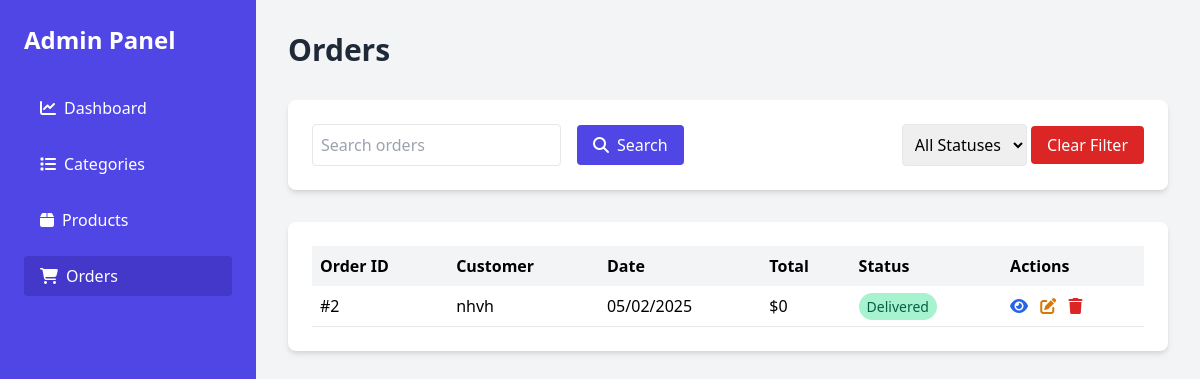
The app's page /orders/list/, older data.
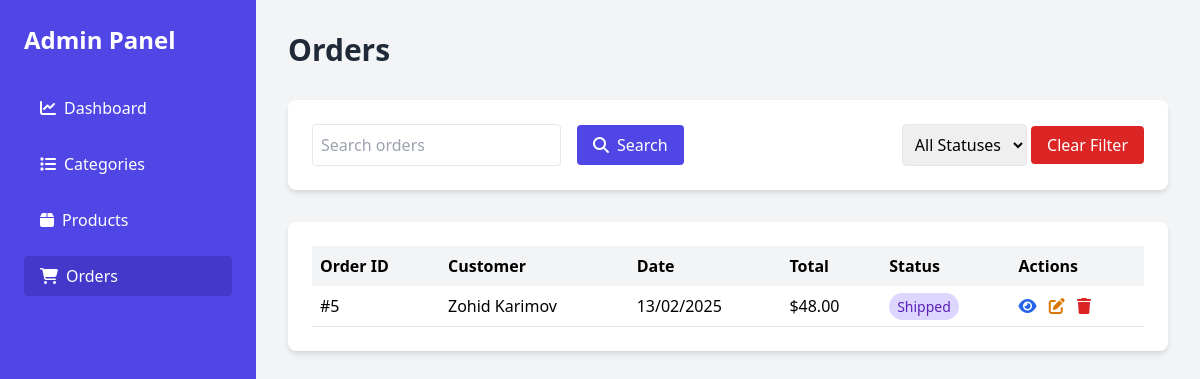
The same page, newer data.
### orders/models.py (models this page shows, shortened)
class Order(models.Model):
    STATUS_CHOICES = [
        ('pd', 'Pending'),
        ('pg', 'Processing'),
        ('shd', 'Shipped'),
        ('dd', 'Delivered'),
        ('cd', 'Cancelled'),
    ]
    customer_name = models.CharField(max_length=200)
    status = models.CharField(max_length=3, choices=STATUS_CHOICES, default='pd')
    email = models.EmailField()
    phone_number = models.CharField(max_length=13)
    address = models.TextField()
    created_at = models.DateField(auto_now_add=True)
    products = models.ManyToManyField(Product, through='OrderItem', related_name='orders')
    def get_detail_url(self):
        return reverse('orders:detail', args=[self.pk])
    def get_delete_url(self):
        return reverse('orders:delete', args=[self.pk])
    def get_update_url(self):
        return reverse('orders:update', args=[self.pk])
    def get_total_price(self):
        total = sum(item.quantity * item.product.price for item in self.order_items.all())
        return total

class OrderItem(models.Model):
    order = models.ForeignKey(Order, on_delete=models.CASCADE, related_name='order_items')
    product = models.ForeignKey(Product, on_delete=models.CASCADE, related_name='order_items')
    quantity = models.PositiveIntegerField(default=1)

### products/models.py (models this page shows, shortened)
class Product(BaseModel):
   name = models.CharField(max_length=100)
   category = models.ForeignKey(Category, on_delete=models.CASCADE, related_name='products')
   price = models.DecimalField(max_digits=10, decimal_places=2)
   desc = models.TextField()
   image = models.ImageField(upload_to='products_image/')

### orders/views.py (the view)
# urls.py: path('list/', views.order_list, name='list'),
def order_list(request):
    orders = Order.objects.all()
    search = request.GET.get('search', '')
    status = request.GET.get('status', '')
    if search:
        orders = orders.filter(customer_name__icontains = search)
    if status:
        orders = orders.filter(status=status)
    ctx = {
        'orders': orders,
        'search': search,
        'status': status,
    }
    return render(request,'orders/list.html', ctx)

### templates/orders/list.html (shortened to what the changed rows need)
{% extends 'base.html' %}
{% block content %}
    <main class="flex-1 p-8 overflow-y-auto">
        <header class="flex justify-between items-center mb-8">
            <h2 class="text-3xl font-bold text-gray-800">Orders</h2>
        </header>
        {% if orders %}
            <div class="bg-white p-6 rounded-lg shadow-md animate-fadeIn">
                <table class="w-full">
                    <thead>
                        <tr class="bg-gray-100">
                            <th class="p-2 text-left">Order ID</th>
                            <th class="p-2 text-left">Customer</th>
                            <th class="p-2 text-left">Date</th>
                            <th class="p-2 text-left">Total</th>
                            <th class="p-2 text-left">Status</th>
                            <th class="p-2 text-left">Actions</th>
                        </tr>
                    </thead>
                    {% for order in orders %}
                        <tbody>
                            <tr class="border-b">
                                <td class="p-2">#{{ order.id }}</td>
                                <td class="p-2">{{ order.customer_name }}</td>
                                <td class="p-2">{{ order.created_at|date:"d/m/Y" }}</td>
                                <td class="p-2">${{ order.get_total_price }}</td>
                                <td class="p-2">
                                    <span class="py-1 px-2 rounded-full text-sm
                                        {% if order.status == 'pd' %} bg-yellow-200 text-yellow-800
                                        {% elif order.status == 'pg' %} bg-blue-200 text-blue-800
                                        {% elif order.status == 'shd' %} bg-purple-200 text-purple-800
                                        {% elif order.status == 'dd' %} bg-green-200 text-green-800
                                        {% elif order.status == 'cd' %} bg-red-200 text-red-800
                                        {% endif %}">
                                        {{ order.get_status_display }}
                                    </span>
                                </td>
                                <td class="p-2">
                                    <a href="{{ order.get_detail_url }}" class="text-blue-600 hover:text-blue-800 mr-2"><i class="fas fa-eye"></i></a>
                                    <a href="{{ order.get_update_url }}" class="text-yellow-600 hover:text-yellow-800 mr-2"><i class="fas fa-edit"></i></a>
                                    <a href="{{ order.get_delete_url }}" class="text-red-600 hover:text-red-800"><i class="fas fa-trash"></i></a>
                                </td>
                            </tr>
                        </tbody>
                    {% endfor %}
                </table>
            </div>
        {% else %}
            <h2 class="text-2xl font-bold text-center text-gray-700 p-6 bg-gradient-to-r from-blue-300 to-blue-500 rounded-lg shadow-md flex items-center justify-center space-x-3">
                <i class="fas fa-folder-open text-yellow-500"></i>
                <span>There are no orders yet</span>
            </h2>
        {% endif %}
    </main>
{% endblock %}

Row changes from the older to the newer data that the page shows:
removed Order: id "2", customer_name "nhvh", created_at "05/02/2025", get_total_price "0", status "Delivered"
added Order: id "5", customer_name "Zohid Karimov", created_at "13/02/2025", get_total_price "48.00", status "Shipped"
